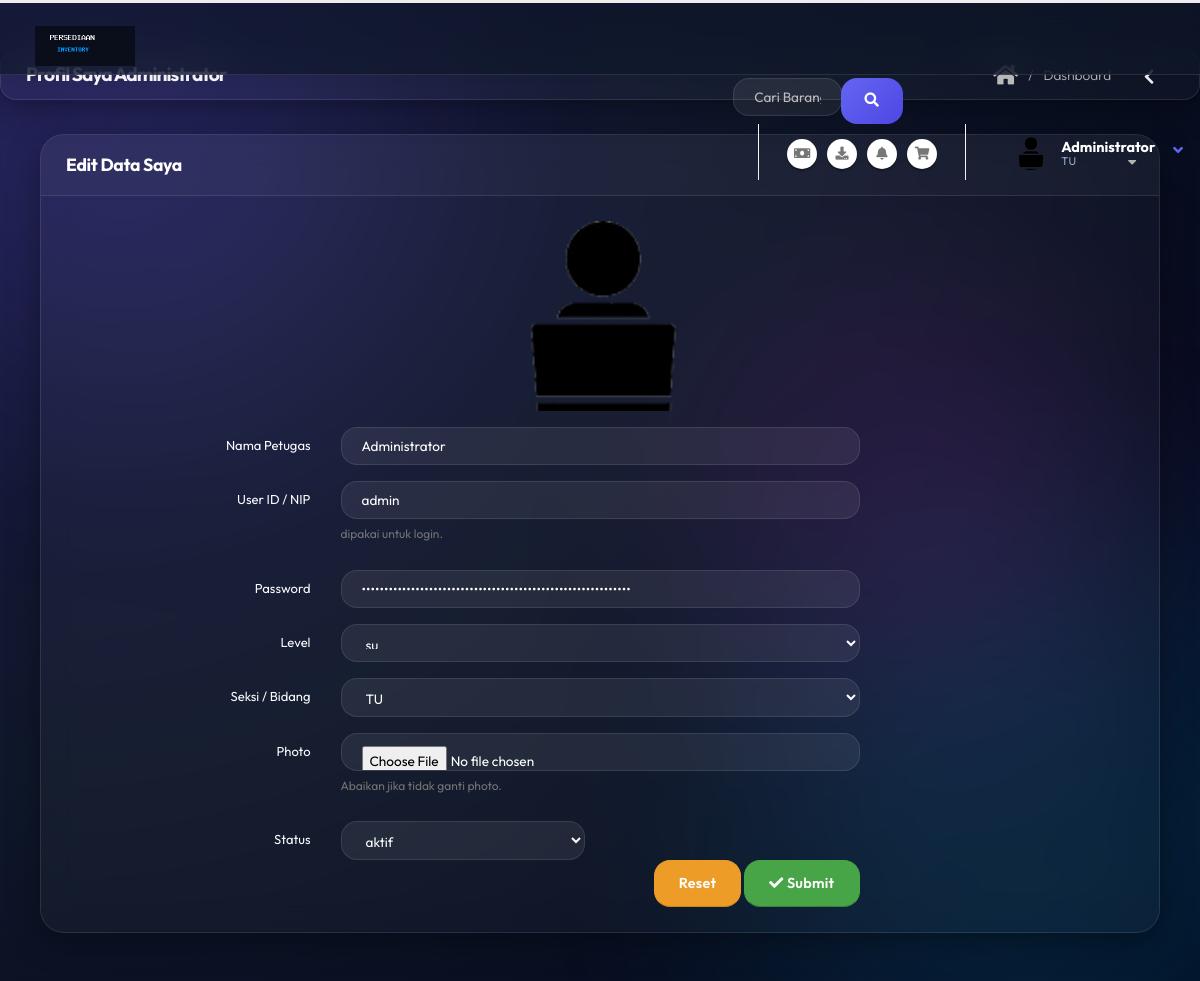
Screenshot of /su.php?p=profil (signed in) with the database file from the repository.
### tables this page shows
CREATE TABLE setting (
  setting_id   VARCHAR(20) PRIMARY KEY,
  title_head   VARCHAR(100) NOT NULL,
  nama_kantor  VARCHAR(150) NOT NULL,
  alamat_kantor VARCHAR(200) NOT NULL,
  telp_kantor  VARCHAR(20) NOT NULL,
  email_kantor VARCHAR(50) NOT NULL,
  logo_header  VARCHAR(50) NOT NULL,
  created_at   DATETIME DEFAULT CURRENT_TIMESTAMP,
  updated_at   DATETIME DEFAULT CURRENT_TIMESTAMP
);

CREATE TABLE bagian (
  id_seksi    VARCHAR(25) PRIMARY KEY,
  induk       VARCHAR(35) NOT NULL,
  bagian      VARCHAR(35) NOT NULL,
  keterangan  TEXT NOT NULL DEFAULT '',
  urutan      INTEGER NOT NULL DEFAULT 0,
  created_at  DATETIME DEFAULT CURRENT_TIMESTAMP
);

CREATE TABLE petugas (
  id_petugas VARCHAR(25) PRIMARY KEY,
  users_id   VARCHAR(100) NOT NULL,
  pwd        VARCHAR(255) NOT NULL,
  nama       VARCHAR(50) NOT NULL,
  seksi      VARCHAR(20) NOT NULL DEFAULT '',
  jabatan    VARCHAR(25) NOT NULL DEFAULT '',
  p_level    VARCHAR(10) NOT NULL DEFAULT 'opr',
  photo      VARCHAR(30) NOT NULL DEFAULT '',
  ttd        VARCHAR(30) NOT NULL DEFAULT '',
  last_in    VARCHAR(30) NOT NULL DEFAULT '',
  last_out   VARCHAR(30) NOT NULL DEFAULT '',
  urutan     INTEGER NOT NULL DEFAULT 0,
  p_status   VARCHAR(10) NOT NULL DEFAULT 'aktif',
  created_at DATETIME DEFAULT CURRENT_TIMESTAMP,
  updated_at DATETIME DEFAULT CURRENT_TIMESTAMP
);

### global/koneksi.php (called while the page is built, shortened)
<?php
function db_execute(PDO $pdo, string $sql, array $params = []): PDOStatement {
    $stmt = $pdo->prepare($sql);
    $stmt->execute($params);
    return $stmt;
}
function db_fetch(PDO $pdo, string $sql, array $params = []): ?array {
    $stmt = db_execute($pdo, $sql, $params);
    $row  = $stmt->fetch();
    return $row ?: null;
}
function db_fetch_all(PDO $pdo, string $sql, array $params = []): array {
    $stmt = db_execute($pdo, $sql, $params);
    return $stmt->fetchAll();
}
?>

### content/profil.php (the view, shortened to what this page needs)
<?php
$id = $_SESSION["idp"];
$pt = db_fetch($bp, "SELECT p.*, b.bagian FROM petugas p JOIN bagian b ON p.seksi = b.id_seksi WHERE p.id_petugas = :id", ['id' => $id]);
?>
	<div class="row">
		<div class="col">
			<section class="card">
				<header class="card-header">
					<div class="card-actions">
						<a href="#" class="card-action card-action-toggle" data-card-toggle></a>
					</div>
					<h2 class="card-title">Edit Data Saya</h2>
				</header>
				<div class="card-body">
<?php
$bagians = db_fetch_all($bp, "SELECT bagian, id_seksi FROM bagian ORDER BY id_seksi");
if (count($bagians) > 0):
?>
				<form id='edit_profil' method='post' action='?p=update&tab=petugas' enctype='multipart/form-data' class='form-horizontal mb-lg'>
                        <div class="form-group row">
							<label class="col-lg-3 control-label text-lg-right pt-2"></label>
							<div class="col-lg-6 text-center">
                            <img src='img/users/<?= htmlspecialchars($pt['photo'] ?: 'user.png') ?>' width="200" alt="Photo">
							</div>
						</div>
                        <div class="form-group row">
							<label class="col-lg-3 control-label text-lg-right pt-2">Nama Petugas</label>
							<div class="col-lg-6">
								<input type='text' name='nama' class='form-control' placeholder='Nama Petugas' value='<?= htmlspecialchars($pt['nama']) ?>' required/>
							</div>
						</div>
						<div class="form-group row">
							<label class="col-lg-3 control-label text-lg-right pt-2">User ID / NIP</label>
							<div class="col-lg-6">
							<input type='text' name='users_id' class='form-control' placeholder='NIP / User ID' value='<?= htmlspecialchars($pt['users_id']) ?>' required>
							<span class="help-block">dipakai untuk login.</span>
						</div>
						</div>
						<div class="form-group row">
							<label class="col-lg-3 control-label text-lg-right pt-2">Password</label>
							<div class="col-lg-6">
							<input type='password' name='pwd' class='form-control' placeholder='Password Baru (kosongkan jika tidak diganti)' value='<?= htmlspecialchars($pt['pwd']) ?>'/>
							</div>
						</div>
                        <div class="form-group row">
							<label class="col-lg-3 control-label text-lg-right pt-2">Level</label>
							<div class="col-lg-6">
								<select name='level' class='form-control'>
									<option value='<?= htmlspecialchars($pt['p_level']) ?>'><?= htmlspecialchars($pt['p_level']) ?></option>
								</select>
							</div>
						</div>
                <div class="form-group row">
							<label class="col-lg-3 control-label text-lg-right pt-2">Seksi / Bidang</label>
							<div class="col-lg-6">
								<select name='seksi' class='form-control'>
									<option value='<?= htmlspecialchars($pt['seksi']) ?>'><?= htmlspecialchars($pt['bagian']) ?></option>
								</select>
							</div>
						</div>
						<div class="form-group row">
							<label class="col-lg-3 control-label text-lg-right pt-2">Photo</label>
							<div class="col-lg-6">
							<input type='file' name='photo' class='form-control' placeholder='Ganti Photo' />
                            <span class="help-block">Abaikan jika tidak ganti photo.</span>
							</div>
						</div>
						<div class="form-group row">
							<label class="col-lg-3 control-label text-lg-right pt-2">Status</label>
							<div class="col-lg-3">
							<select name='status' class='form-control'>
								<option value='<?= htmlspecialchars($pt['p_status']) ?>'><?= htmlspecialchars($pt['p_status']) ?></option>
							</select>
							</div>
						</div>
						<footer class='panel-footer'>
<div class='row'>
<div class='col-md-9 text-right'>
    <input type='reset' class='btn btn-warning' value='Reset'>
	<button class='btn btn-success modal-submit'><i class="fa fa-check"></i> Submit</button>
</div>
</div>
</footer>
<?php else: ?>
    <label>Data Bidang / Seksi Masih Kosong. Silahkan <a href='?p=bagian_add' class='btn btn-sm btn-primary'>Tambahkan data Bidang / Seksi</a></label>
<?php endif; ?>
					</form>
				</div>
			</section>
		</div>
	</div>

### su.php (shortened to what this page needs)
<?php
$level = $_SESSION["levelp"];
if ($level === "su") {
    require_once "global/koneksi.php";
    $stmt_set = $bp->query("SELECT * FROM setting ORDER BY setting_id LIMIT 1");
    $set = $stmt_set->fetch();
    $stmt_sek = $bp->prepare("SELECT bagian FROM bagian WHERE id_seksi = :seksi");
    $stmt_sek->execute(['seksi' => $_SESSION['seksip']]);
    $sek = $stmt_sek->fetch();
?>
<!DOCTYPE html>
<html lang="id" class="fixed has-top-menu">
<head>
    <link rel="stylesheet" href="vendor/bootstrap/css/bootstrap.css" />
    <link rel="stylesheet" href="vendor/animate/animate.css">
    <link rel="stylesheet" href="vendor/font-awesome/css/all.min.css" />
    <link rel="stylesheet" href="vendor/magnific-popup/magnific-popup.css" />
    <link rel="stylesheet" href="vendor/bootstrap-datepicker/css/bootstrap-datepicker3.css" />
    <link rel="stylesheet" href="vendor/jquery-ui/jquery-ui.css" />
    <link rel="stylesheet" href="vendor/jquery-ui/jquery-ui.theme.css" />
    <link rel="stylesheet" href="vendor/select2/css/select2.css" />
    <link rel="stylesheet" href="vendor/select2-bootstrap-theme/select2-bootstrap.min.css" />
    <link rel="stylesheet" href="vendor/datatables/media/css/dataTables.bootstrap4.css" />
    <link rel="stylesheet" href="vendor/pnotify/pnotify.custom.css" />
    <link rel="stylesheet" href="css/theme.css" />
    <link rel="stylesheet" href="css/skins/default.css" />
    <link rel="stylesheet" href="css/custom.css">
</head>
<body onload="myFunction()" class="loading-overlay-showing" data-loading-overlay>
    <div class="blob blob-1"></div>
    <div class="blob blob-2"></div>
    <div class="blob blob-3"></div>
    <section class="body">
        <header class="header">
            <div class="logo-container">
                <a href="su.php" class="logo">
                    <img src="img/<?= htmlspecialchars($set['logo_header']) ?>" width="100" height="45" alt="Logo" style="object-fit: contain;" />
                </a>
            </div>
            <div class="header-right">
                <form action="?p=stok" method="get" class="search nav-form d-none d-md-block mr-3">
                    <div class="input-group">
                        <input type="text" class="form-control" name="k" id="k" placeholder="Cari Barang...">
                        <span class="input-group-append">
                            <button class="btn btn-primary" type="submit"><i class="fas fa-search"></i></button>
                        </span>
                    </div>
                </form>
                <ul class="notifications">
                    <li>
                        <a href="#" class="dropdown-toggle notification-icon" data-toggle="dropdown">
                            <i class="fas fa-money-bill"></i>
                        </a>
                    </li>
                    <li>
                        <a href="#" class="dropdown-toggle notification-icon" data-toggle="dropdown">
                            <i class="fas fa-download"></i>
                        </a>
                    </li>
                    <li>
                        <a href="#" class="dropdown-toggle notification-icon" data-toggle="dropdown">
                            <i class="fas fa-bell"></i>
                        </a>
                    </li>
                    <li>
                        <a href="#" class="dropdown-toggle notification-icon" data-toggle="dropdown">
                            <i class="fas fa-shopping-cart"></i>
                        </a>
                    </li>
                </ul>
                <div id="userbox" class="userbox">
                    <a href="#" data-toggle="dropdown">
                        <figure class="profile-picture">
                            <img src="img/users/<?= htmlspecialchars($_SESSION['photop']) ?>" alt="User" class="rounded-circle" />
                        </figure>
                        <div class="profile-info">
                            <span class="name"><?= htmlspecialchars($_SESSION['namap']) ?></span>
                            <span class="role"><?= htmlspecialchars($sek['bagian'] ?? 'General') ?></span>
                        </div>
                        <i class="fa custom-caret"></i>
                    </a>
                </div>
            </div>
        </header>
        <section class="page-header">
            <h1 class="h2"><?php include("global/header.php"); ?></h1>
            <div class="right-wrapper text-right">
                <ol class="breadcrumbs">
                    <li><a href="su.php"><i class="fas fa-home"></i></a></li>
                    <li><span>Dashboard</span></li>
                </ol>
                <a class="sidebar-right-toggle" data-open="sidebar-right"><i class="fas fa-chevron-left"></i></a>
            </div>
        </section>
        <div class="inner-wrapper">
            <main role="main" class="content-body">
                <?php include("global/content.php"); ?>
            </main>
        </div>
    </section>
</body>
</html>
<?php
} else {
    header("location:index.php");
    exit;
}
?>

### css/skins/default.css (style rules this page uses)
a { color: #0088cc; }
html .btn-primary { background-color: #0088cc; border-color: #0088cc #0088cc #006699; color: #ffffff; }
.notifications .notification-menu:before, .notifications .notification-icon:before { border-bottom-color: #0088cc; }

### rows the page displays
setting: logo_header (placeholder picture)
bagian: bagian "TU"
petugas: nama "Administrator", users_id "admin", level "su", seksi "TU", status "aktif"

### other values shown
$_SESSION['namap'] "Administrator"
$_SESSION[namap] "Administrator"
